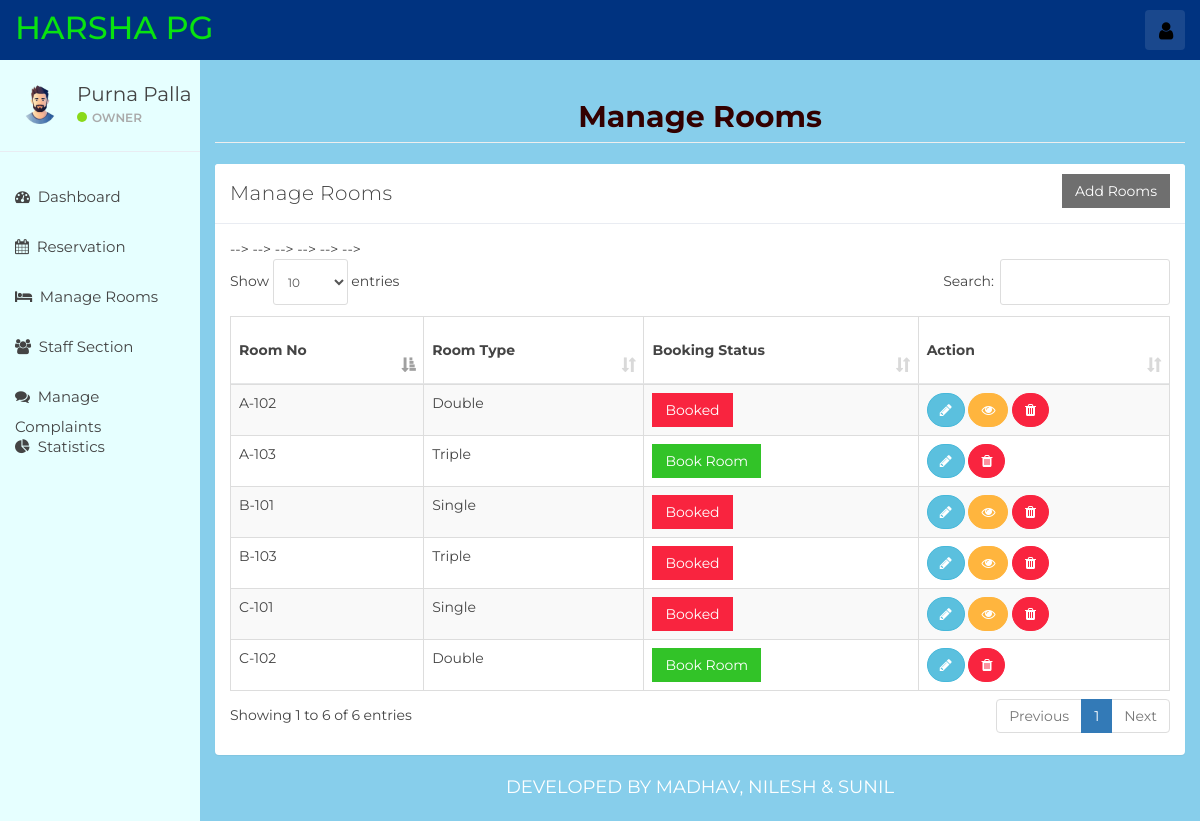
Screenshot of / (signed in) with the database file from the repository.
### tables this page shows
CREATE TABLE `room` (
  `room_id` int(10) NOT NULL,
  `room_type_id` int(10) NOT NULL,
  `room_no` varchar(10) NOT NULL,
  `status` tinyint(1) DEFAULT NULL,
  `check_in_status` tinyint(1) NOT NULL,
  `check_out_status` tinyint(1) NOT NULL,
  `deleteStatus` tinyint(1) DEFAULT '0'
);

CREATE TABLE `room_type` (
  `room_type_id` int(10) NOT NULL,
  `room_type` varchar(100) NOT NULL,
  `price` int(10) NOT NULL,
  `max_person` int(10) NOT NULL
);

### room_mang.php (the view, shortened to what this page needs)
<div class="col-sm-9 col-sm-offset-3 col-lg-10 col-lg-offset-2 main">
    <div class="row"  style="background-color:skyblue;" >
			<div class="col-lg-12" style="background-color:skyblue;">
			<h3 class="page-header" style="font-weight: 700;text-align:center;font-size:30px;color:#330000">Manage Rooms</h3>
			</div>
		</div>
    <div class="row" style="background-color:skyblue;" >
        <div class="col-lg-12" style="background-color:skyblue;" >
            <div class="panel panel-default" >
                <div class="panel-heading">Manage Rooms
                    <button class="btn btn-secondary pull-right" style="border-radius:0%" data-toggle="modal" data-target="#addRoom">Add Rooms</button>
                </div>
                <div class="panel-body">
                    <table class="table table-striped table-bordered table-responsive" cellspacing="0" width="100%"
                           id="rooms">
                        <thead>
                        <tr>
                            <th>Room No</th>
                            <th>Room Type</th>
                            <th>Booking Status</th>
                            <th>Action</th>
                        </tr>
                        </thead>
                        <tbody>
                        <?php
                        $room_query = "SELECT * FROM room NATURAL JOIN room_type WHERE deleteStatus = 0";
                        $rooms_result = mysqli_query($connection, $room_query);
                        if (mysqli_num_rows($rooms_result) > 0) {
                            while ($rooms = mysqli_fetch_assoc($rooms_result)) { ?>
                                <tr>
                                    <td><?php echo $rooms['room_no'] ?></td>
                                    <td><?php echo $rooms['room_type'] ?></td>
                                    <td>
                                        <?php
                                        if ($rooms['status'] == 0) {
                                            echo '<a href="index.php?reservation&room_id=' . $rooms['room_id'] . '&room_type_id=' . $rooms['room_type_id'] . '" class="btn btn-success" style="border-radius:0%">Book Room</a>';
                                        } else {
                                            echo '<a href="#" class="btn btn-danger" style="border-radius:0%">Booked</a>';
                                        }
                                        ?>
                                    </td> -->
                                    <td>
                                        <button title="Edit Room Information" style="border-radius:60px;" data-toggle="modal"
                                                data-target="#editRoom" data-id="<?php echo $rooms['room_id']; ?>"
                                                id="roomEdit" class="btn btn-info"><i class="fa fa-pencil"></i></button>
                                        <?php
                                        if ($rooms['status'] == 1) {
                                            echo '<button title="Customer Information" data-toggle="modal" data-target="#cutomerDetailsModal" data-id="' . $rooms['room_id'] . '" id="cutomerDetails" class="btn btn-warning" style="border-radius:60px;"><i class="fa fa-eye"></i></button>';
                                        }
                                        ?>
                                        <a href="ajax.php?delete_room=<?php echo $rooms['room_id']; ?>"
                                           class="btn btn-danger" style="border-radius:60px;" onclick="return confirm('Are you Sure?')"><i
                                                    class="fa fa-trash" alt="delete"></i></a>
                                    </td>
                                </tr>
                            <?php }
                        } else {
                            echo "No Rooms";
                        }
                        ?>
                        </tbody>
                    </table>
                </div>
            </div>
        </div>
    </div>
    <div class="row" style="background-color:skyblue;" >
        <div class="col-sm-12">
        <p class="back-link" style="color:white;font-size:18px" >Developed By Madhav, Nilesh & Sunil</p>
        </div>
    </div>
</div>

### header.php (shortened to what this page needs)
<!DOCTYPE html>
<html>
<head>
    <link href="css/bootstrap.min.css" rel="stylesheet">
    <link href="css/font-awesome.min.css" rel="stylesheet">
    <link href="css/datepicker3.css" rel="stylesheet">
    <link href="css/dataTables.bootstrap.min.css" rel="stylesheet">
    <link href="css/styles.css" rel="stylesheet">
</head>
<body>
<nav class="navbar navbar-custom navbar-fixed-top" role="navigation" style="background-color: #003380">
    <div class="container-fluid">
        <div class="navbar-header">
            <a class="navbar-brand" href="index2.html" ><span style="font-size:32px;">Harsha PG</span></a>
            <ul class="nav navbar-top-links navbar-right">
                <li class="dropdown"><a class="dropdown-toggle count-info" data-toggle="dropdown" href="#">
                        <em class="fa fa-user" style="color:black;font-size:20px;"></em>
                    </a>
                </li>
            </ul>
        </div>
    </div>
</nav>

### sidebar.php (shortened to what this page needs)
<div id="sidebar-collapse" class="col-sm-3 col-lg-2 sidebar" style="background-color:#e6ffff;" >
    <div class="profile-sidebar" >
        <div class="profile-userpic" >
            <img src="img/user.png" class="img-responsive" alt="">
        </div>
        <div class="profile-usertitle" >
            <div class="profile-usertitle-name">Purna Palla</div>
            <div class="profile-usertitle-status" ><span class="indicator label-success"></span>Owner</div>
        </div>
    </div>
    <ul class="nav menu" >
    <?php
        if (isset($_GET['dashboard'])){ ?>
            <li class="active" >
                <a href="index.php?dashboard"><em class="fa fa-dashboard">&nbsp;</em>
                    Dashboard
                </a>
            </li>
        <?php } else{?>
            <li>
                <a href="index.php?dashboard"><em class="fa fa-dashboard">&nbsp;</em>
                    Dashboard
                </a>
            </li>
        <?php }
        if (isset($_GET['reservation'])){ ?>
            <li class="active">
            <a href="index.php?reservation"><em class="fa fa-calendar">&nbsp;</em>
                    Reservation
                </a>
            </li>
        <?php } else{?>
            <li>
            <a href="index.php?reservation"><em class="fa fa-calendar">&nbsp;</em>
                    Reservation
                </a>
            </li>
        <?php }
        if (isset($_GET['room_mang'])){ ?>
            <li class="active">
                <a href="index.php?room_mang"><em class="fa fa-bed">&nbsp;</em>
                    Manage Rooms
                </a>
            </li>
        <?php } else{?>
            <li>
            <a href="index.php?room_mang"><em class="fa fa-bed">&nbsp;</em>
                    Manage Rooms
                </a>
            </li>
        <?php }
        if (isset($_GET['staff_mang'])){ ?>
            <li class="active">
                <a href="index.php?staff_mang"><em class="fa fa-users">&nbsp;</em>
                    Staff Section
                </a>
            </li>
        <?php } else{?>
            <li>
                <a href="index.php?staff_mang"><em class="fa fa-users">&nbsp;</em>
                    Staff Section
                </a>
            </li>
        <?php }
        if (isset($_GET['complain'])){ ?>
            <li class="active">
                <a href="index.php?complain"><em class="fa fa-comments">&nbsp;</em>
                    Manage Complaints
                </a>
            </li>
        <?php } else{?>
            <li>
                <a href="index.php?complain"><em class="fa fa-comments">&nbsp;</em>
                    Manage Complaints
                </a>
            </li>
        <?php }
        ?>
        <?php
        if (isset($_GET['statistics'])){ ?>
            <li class="active">
                <a href="index.php?statistics"><em class="fa fa-pie-chart">&nbsp;</em>
                    Statistics
                </a>
            </li>
        <?php } else{?>
        <li>
            <a href="index.php?statistics"><em class="fa fa-pie-chart">&nbsp;</em>
                Statistics
            </a>
        </li>
<?php }?>
    </ul>
</div>

### index.php (shortened to what this page needs)
<?php
include_once "db.php";
include_once "header.php";
include_once "sidebar.php";
if (isset($_GET['room_mang'])){
    include_once "room_mang.php";
}
elseif (isset($_GET['dashboard'])){
    include_once "dashboard.php";
}
elseif (isset($_GET['reservation'])){
    include_once "reservation.php";
}
elseif (isset($_GET['staff_mang'])){
    include_once "staff_mang.php";
}
elseif (isset($_GET['add_emp'])){
    include_once "add_emp.php";
}
elseif (isset($_GET['complain'])){
    include_once "complain.php";
}
elseif (isset($_GET['statistics'])){
    include_once "statistics.php";
}
elseif (isset($_GET['emp_history'])){
    include_once "emp_history.php";
}
else{
    include_once "room_mang.php";
}
include_once "footer.php";

### footer.php (shortened to what this page needs)
</body>
</html>

### rows the page displays
room: room_no "A-102", room_type.room_type "Double", status "Booked"
room: room_no "A-103", room_type.room_type "Triple"
room: room_no "B-101", room_type.room_type "Single", status "Booked"
room: room_no "B-103", room_type.room_type "Triple", status "Booked"
room: room_no "C-101", room_type.room_type "Single", status "Booked"
room: room_no "C-102", room_type.room_type "Double"
